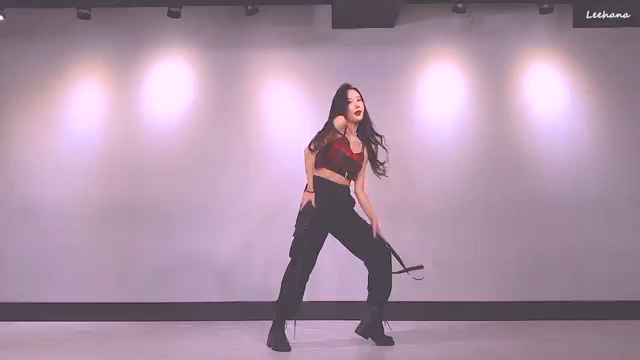
#> input picture frame 38 of [WEB][아주아주공주][SOMEBODY]/sample_video/sample1_360p.mp4, 640 x 360 px, given in place of test1.mp4, which was not available
$ python video_detect_extract.py
#> lines starting #> are read from the running program, lines starting #| are printed output that depends on the picture; pictures that were not available may be replaced by others from this repository, and a replacement may not be noted
import os
import cv2
import pickle
import numpy as np
import time
import argparse
import logging
# multiple cascades: https://github.com/Itseez/opencv/tree/master/data/haarcascades
# https://github.com/Itseez/opencv/blob/master/data/haarcascades/haarcascade_frontalface_default.xml
# face_cascade = cv2.CascadeClassifier('haarcascade_frontalface_default.xml')
face_cascade = cv2.CascadeClassifier('face_default.xml') # api from open cv
# https://github.com/Itseez/opencv/blob/master/data/haarcascades/haarcascade_eye.xml
eye_cascade = cv2.CascadeClassifier('eye_default.xml')
save_dir = 'test1_1'
# data dir
cap = cv2.VideoCapture('./datas/test1.mp4')
count = 0
#start = time.time()

if not os.path.isdir(save_dir):
    os.mkdir(save_dir)
else:
    pass

# if os.path.file
while 1:
   ret, img = cap.read()
#> img is the input picture: shape (360, 640, 3); mean B, G, R 166.2, 146.2, 171.8
   gray = cv2.cvtColor(img, cv2.COLOR_BGR2GRAY)
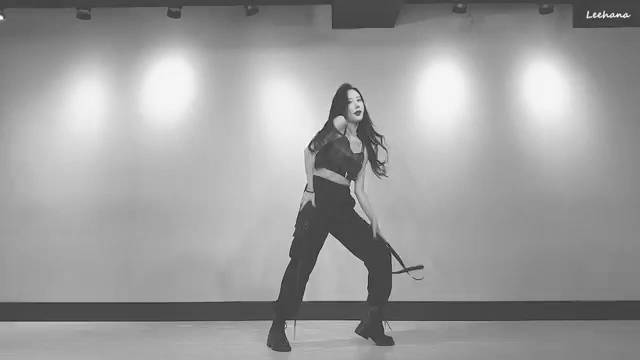
#> gray: shape (360, 640); min 31, max 255, mean 156.1
   # cascase face
   faces = face_cascade.detectMultiScale(gray, 1.3, 5)
#> faces = ()

   for (x, y, w, h) in faces:
       cv2.rectangle(img, (x, y), (x + w, y + h), (255, 0, 0), 2)
       roi_gray = gray[y:y + h, x:x + w]
       roi_color = img[y:y + h, x:x + w]

       img_face = img[y-20:y+h+20,x-20:x+w+20]
       if count % 30 == 0:
           if count ==0:
               pickle.dump(img_face, open(f"{save_dir}/face_{int(count/1)}seconds.npy","wb+"))
               #cv2.imwrite(f"{save_dir}/face_{count/1}seconds.jpg", img_face)
           else:
               pickle.dump(img_face, open(f"{save_dir}/face_{int(count/30)}seconds.npy","wb+"))
               #cv2.imwrite(f"{save_dir}/face_{count/30}seconds.jpg", img_face)
       cv2.imshow('img', img)
       count += 1
#> this loop made 0 passes
#> after the loop, count = 0
   k = cv2.waitKey(30) & 0xff
#> (key Esc is pressed here)
   if k == 27:
       break

cap.release()
cv2.destroyAllWindows()
end = time.time()
#print(f"TIME {end-start,:.4f}sec")


# if __name__ == '__main__':
#     parser = argparse.ArgumentParser()
#     parser.add

$ run again, starting later in the video
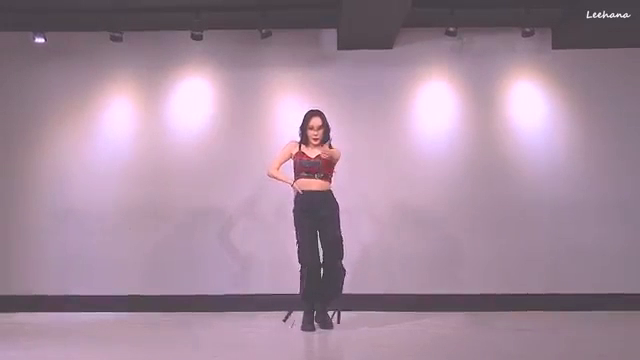
#> input picture frame 173 of [WEB][아주아주공주][SOMEBODY]/sample_video/sample1_360p.mp4, 640 x 360 px, given in place of test1.mp4, which was not available
#> img is the input picture: shape (360, 640, 3); mean B, G, R 156.9, 138.6, 164.1
#> `gray = cv2.cvtColor(img, cv2.COLOR_BGR2GRAY)`:
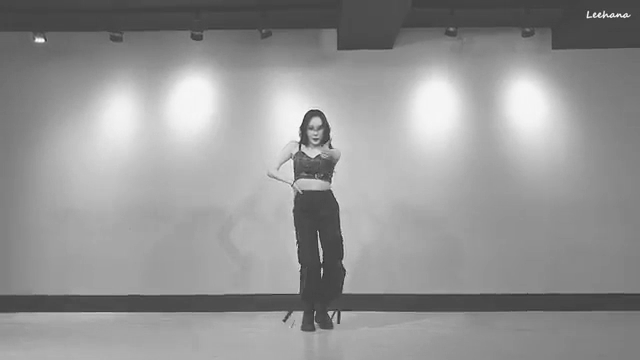
#> gray: shape (360, 640); min 34, max 255, mean 148.3
#> faces = [[302, 118, 27, 27]]
#> the loop `for (x, y, w, h) in faces:` made 1 pass
#> (x, y, w, h, count) on pass 1: (302, 118, 27, 27, 1)
#> pass 1, `cv2.imshow('img', img)`:
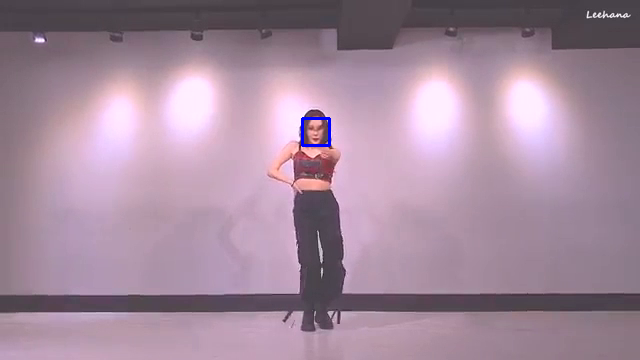
#> window 'img': shape (360, 640, 3); mean B, G, R 157, 138.5, 163.9
#> after the loop `for (x, y, w, h) in faces:`: count = 1

$ run again, starting later in the video
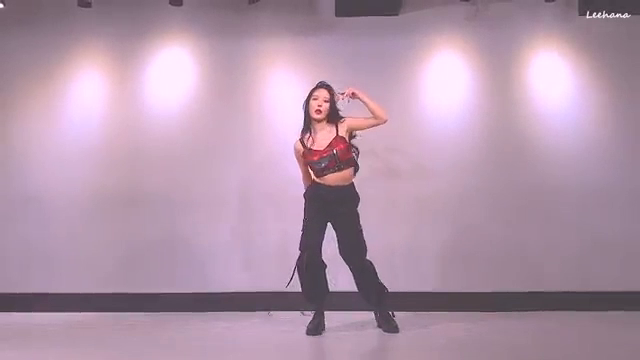
#> input picture frame 308 of [WEB][아주아주공주][SOMEBODY]/sample_video/sample1_360p.mp4, 640 x 360 px, given in place of test1.mp4, which was not available
#> img is the input picture: shape (360, 640, 3); mean B, G, R 169.7, 149.8, 177.8
#> `gray = cv2.cvtColor(img, cv2.COLOR_BGR2GRAY)`:
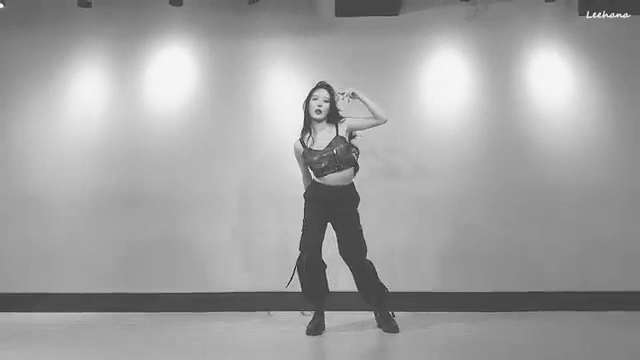
#> gray: shape (360, 640); min 15, max 255, mean 160.4
#> faces = ()
#> after the loop `for (x, y, w, h) in faces:`: count = 0
